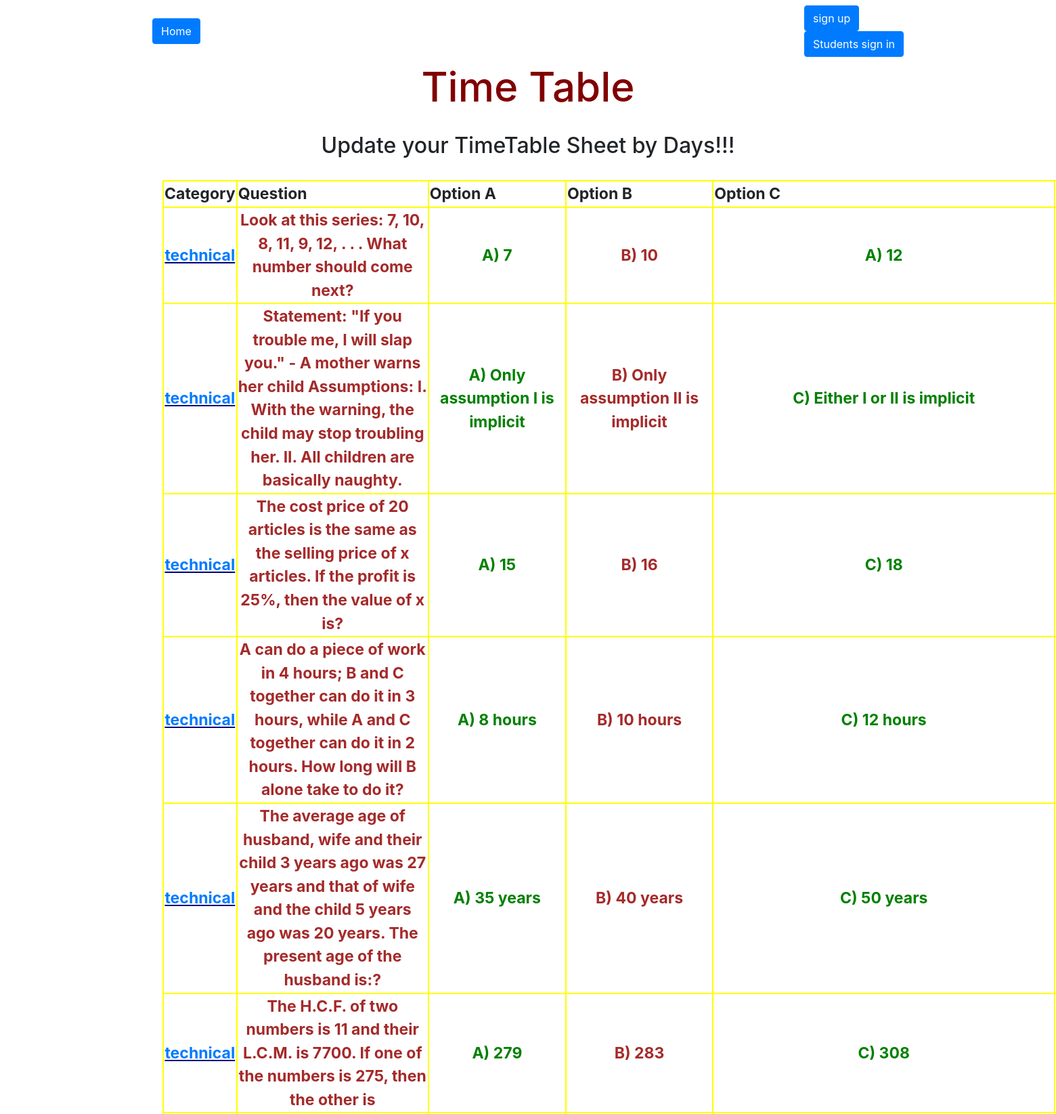
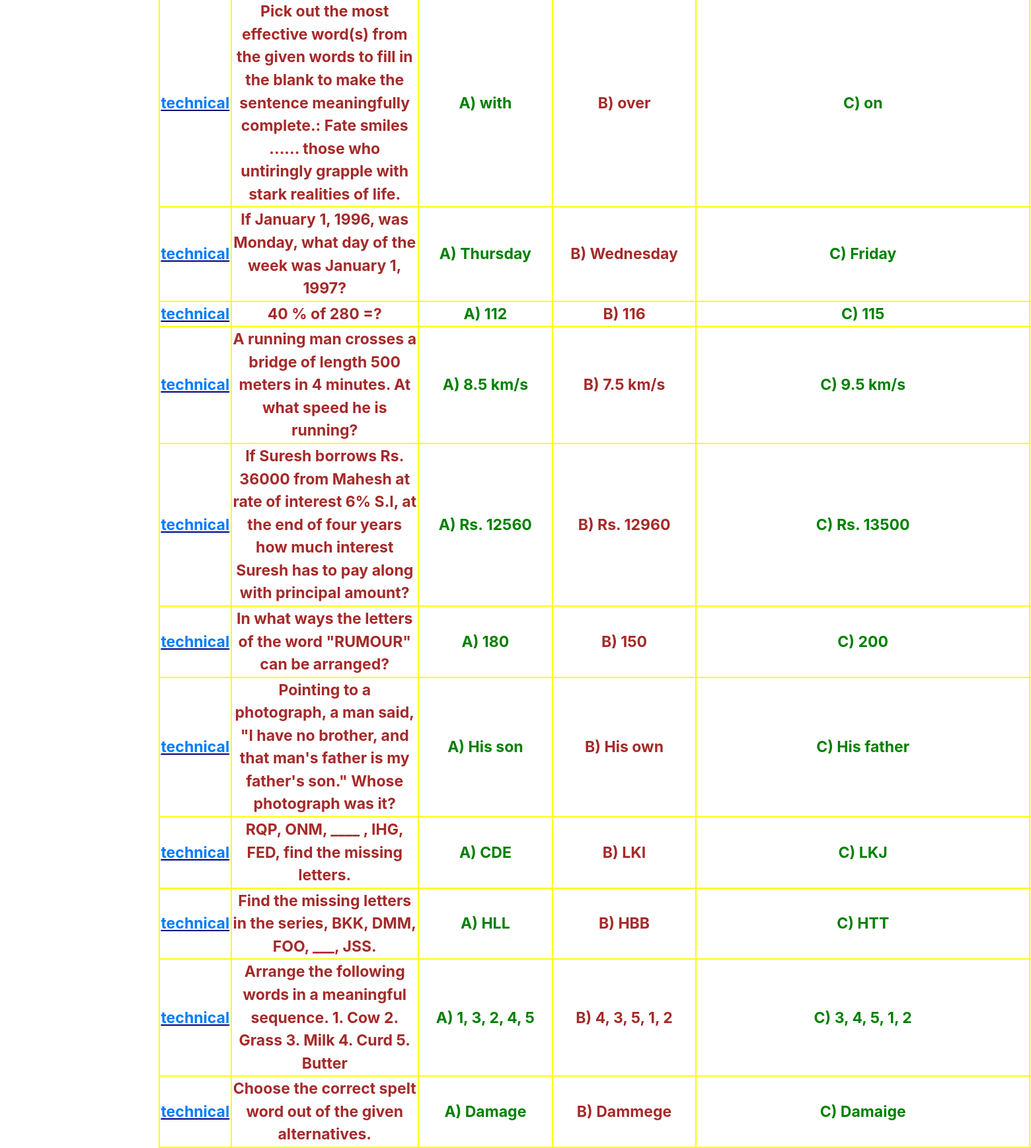
Page /Portal/ (upper part) on the committed database (2 pictures, top to bottom).
### Portal/models.py (models this page shows, shortened)
class Questions(models.Model):
    CAT_CHOICES = (
    ('technical','Technical'),
    ('aptitude','aptitude'),
    )
    question = models.TextField(max_length = 300)
    optiona = models.TextField(max_length = 100)
    optionb = models.TextField(max_length = 100)
    optionc = models.TextField(max_length = 100)
    optiond = models.TextField(max_length = 100)
    answer = models.TextField(max_length = 100)
    category = models.CharField(max_length=20, choices = CAT_CHOICES,default='Technical')
    class Meta:
        ordering = ('-category',)

### Portal/views.py (the view)
class QuestionList(ListView):
    context_object_name = 'ques'
    model = Questions
    template_name = 'Portal/list.html'

### Portal/templates/Portal/list.html (shortened to what this page needs)
{% extends "base.html" %}
{% block content %}
<div class="container" align="center">
    <marquee><h1 style="font-size:60px;">Time Table</h1></marquee>
    <br>
    <h2>Update your TimeTable Sheet by Days!!! </h2>
    <br>
    <table border="3" cellspacing="3">
        <thead>
            <tr>
                <th>Category</th>
                <th>Question</th>
                <th>Option A</th>
                <th>Option B</th>
                <th>Option C</th>
            </tr>
        </thead>
        {% for Q in ques %}
        <tr>
            <td align="center" ><font color="#000080" ><b><u><a href="{{ q.id }}">{{Q.category}}</a></b></font></td>
            <td align="center"><font color="brown"><b>{{Q.question}}</b></font></td>
            <td align="center"><font color="green"><b>{{Q.optiona}}</b></font></td>
            <td align="center"><font color="brown"><b>{{Q.optionb}}</b></font></td>
             <td align="center"><font color="green"><b>{{Q.optionc}}</b></font></td>
        </tr>
        {% endfor %}
    </table>
</div>
{% endblock %}

### templates/base.html (shortened to what this page needs)
<!DOCTYPE html>
<html lang="en">
<head>
    <link rel="stylesheet" href="https://stackpath.bootstrapcdn.com/bootstrap/4.5.0/css/bootstrap.min.css">
</head>
<nav class="navbar  mynav" role="navigation" id="navbar">
    			<div class="container">
<a href="{% url 'home'%}" class="btn btn-primary">Home</a>
            <ul class="nav navbar-nav navbar-right">
            {% if user.is_authenticated %}
                <li><a href="{% url 'accounts:logout' %}" class="btn btn-danger">Log out</a></li>
            {% else %}
                <li><a  href="{% url 'accounts:register' %}" class="btn btn-primary">sign up</a></li>
                <li><a  href="{% url 'accounts:Studentlogin' %}" class="btn btn-primary">Students sign in</a></li>
            {% endif %}
        </ul>
                </div>
    		</nav>
<div class="container mycontent">
{% block content %}
{% endblock %}
</div>
</body>
</html>

### Portal/templates/Portal/list.html (style rules this page uses)
table, th, td { border: 2px solid yellow;font-size:120%; }
h1 { color: #800000; }

### rows in the picture
Questions: category "technical", question "Look at this series: 7, 10, 8, 11, 9, 12, . . . What number should come next?", optiona "A) 7", optionb "B) 10", optionc "A) 12"
Questions: category "technical", question "Statement: \"If you trouble me, I will slap you.\" - A mother warns her child Assumptions: I. With the warning, the child may stop troubling her. II. All children are basically naughty.", optiona "A) Only assumption I is implicit", optionb "B) Only assumption II is implicit", optionc "C) Either I or II is implicit"
Questions: category "technical", question "The cost price of 20 articles is the same as the selling price of x articles. If the profit is 25%, then the value of x is?", optiona "A) 15", optionb "B) 16", optionc "C) 18"
Questions: category "technical", question "A can do a piece of work in 4 hours; B and C together can do it in 3 hours, while A and C together can do it in 2 hours. How long will B alone take to do it?", optiona "A) 8 hours", optionb "B) 10 hours", optionc "C) 12 hours"
Questions: category "technical", question "The average age of husband, wife and their child 3 years ago was 27 years and that of wife and the child 5 years ago was 20 years. The present age of the husband is:?", optiona "A) 35 years", optionb "B) 40 years", optionc "C) 50 years"
Questions: category "technical", question "The H.C.F. of two numbers is 11 and their L.C.M. is 7700. If one of the numbers is 275, then the other is", optiona "A) 279", optionb "B) 283", optionc "C) 308"
Questions: category "technical", question "Pick out the most effective word(s) from the given words to fill in the blank to make the sentence meaningfully complete.: Fate smiles ...... those who untiringly grapple with stark realities of life.", optiona "A) with", optionb "B) over", optionc "C) on"
Questions: category "technical", question "If January 1, 1996, was Monday, what day of the week was January 1, 1997?", optiona "A) Thursday", optionb "B) Wednesday", optionc "C) Friday"
Questions: category "technical", question "40 % of 280 =?", optiona "A) 112", optionb "B) 116", optionc "C) 115"
Questions: category "technical", question "A running man crosses a bridge of length 500 meters in 4 minutes. At what speed he is running?", optiona "A) 8.5 km/s", optionb "B) 7.5 km/s", optionc "C) 9.5 km/s"
Questions: category "technical", question "If Suresh borrows Rs. 36000 from Mahesh at rate of interest 6% S.I, at the end of four years how much interest Suresh has to pay along with principal amount?", optiona "A) Rs. 12560", optionb "B) Rs. 12960", optionc "C) Rs. 13500"
Questions: category "technical", question "In what ways the letters of the word \"RUMOUR\" can be arranged?", optiona "A) 180", optionb "B) 150", optionc "C) 200"
Questions: category "technical", question "Pointing to a photograph, a man said, \"I have no brother, and that man's father is my father's son.\" Whose photograph was it?", optiona "A) His son", optionb "B) His own", optionc "C) His father"
Questions: category "technical", question "RQP, ONM, ____ , IHG, FED, find the missing letters.", optiona "A) CDE", optionb "B) LKI", optionc "C) LKJ"
Questions: category "technical", question "Find the missing letters in the series, BKK, DMM, FOO, ___, JSS.", optiona "A) HLL", optionb "B) HBB", optionc "C) HTT"
Questions: category "technical", question "Arrange the following words in a meaningful sequence. 1. Cow 2. Grass 3. Milk 4. Curd 5. Butter", optiona "A) 1, 3, 2, 4, 5", optionb "B) 4, 3, 5, 1, 2", optionc "C) 3, 4, 5, 1, 2"
Questions: category "technical", question "Choose the correct spelt word out of the given alternatives.", optiona "A) Damage", optionb "B) Dammege", optionc "C) Damaige"
